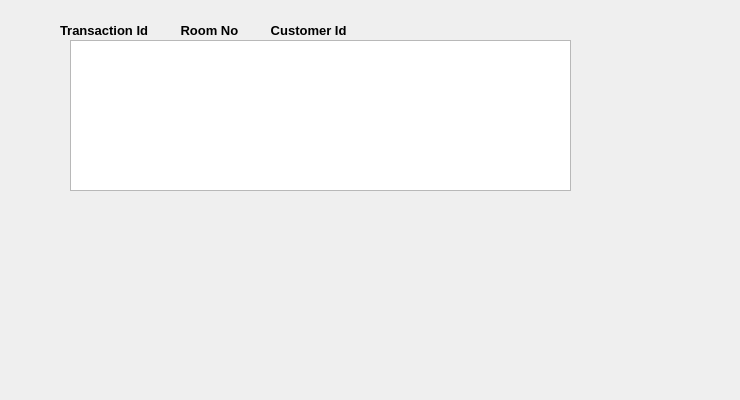
<?xml version="1.0" encoding="UTF-8"?>
<ui version="4.0">
 <class>transaction</class>
 <widget class="QDialog" name="transaction">
  <property name="windowModality">
   <enum>Qt::WindowModal</enum>
  </property>
  <property name="enabled">
   <bool>true</bool>
  </property>
  <property name="geometry">
   <rect>
    <x>0</x>
    <y>0</y>
    <width>740</width>
    <height>400</height>
   </rect>
  </property>
  <property name="minimumSize">
   <size>
    <width>400</width>
    <height>400</height>
   </size>
  </property>
  <property name="maximumSize">
   <size>
    <width>16777183</width>
    <height>16777183</height>
   </size>
  </property>
  <property name="windowTitle">
   <string>Booking Transaction</string>
  </property>
  <widget class="QListWidget" name="lstWidget">
   <property name="geometry">
    <rect>
     <x>70</x>
     <y>40</y>
     <width>501</width>
     <height>151</height>
    </rect>
   </property>
  </widget>
  <widget class="QLabel" name="label">
   <property name="geometry">
    <rect>
     <x>60</x>
     <y>20</y>
     <width>511</width>
     <height>20</height>
    </rect>
   </property>
   <property name="font">
    <font>
     <pointsize>10</pointsize>
     <weight>75</weight>
     <bold>true</bold>
    </font>
   </property>
   <property name="text">
    <string>Transaction Id         Room No         Customer Id         </string>
   </property>
  </widget>
 </widget>
 <resources/>
 <connections/>
</ui>
